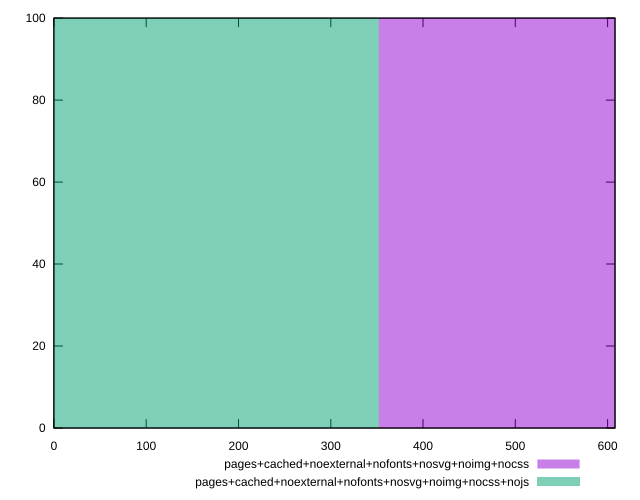

Recreate this plot in gnuplot.
reset
set terminal svg size 640, 500 enhanced background rgb 'white'
set output "reprap/uses-rel-preload/comparison/histogram/12_vs_13.svg"

$pagesCachedNoexternalNofontsNosvgNoimgNocss <<EOF
704.2402825595841 100
EOF

$pagesCachedNoexternalNofontsNosvgNoimgNocssNojs <<EOF
0 100
EOF

set key outside below
set boxwidth 704.2402825595841
set yrange [0:100]
set style fill transparent solid 0.5 noborder

plot \
  $pagesCachedNoexternalNofontsNosvgNoimgNocss title "pages+cached+noexternal+nofonts+nosvg+noimg+nocss" with boxes, \
  $pagesCachedNoexternalNofontsNosvgNoimgNocssNojs title "pages+cached+noexternal+nofonts+nosvg+noimg+nocss+nojs" with boxes, \


reset
